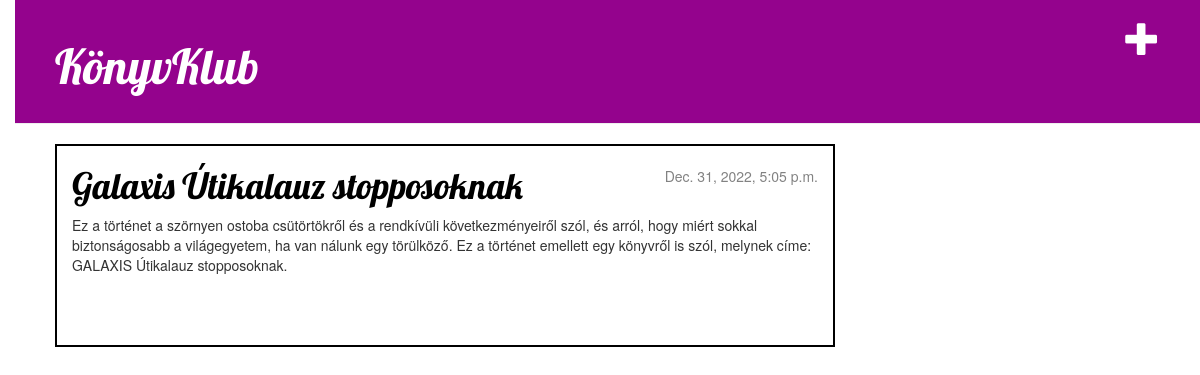
Screenshot of / (signed in) with the database file from the repository.
### blog/models.py (models this page shows, shortened)
class Post(models.Model):
    author = models.ForeignKey(settings.AUTH_USER_MODEL, on_delete=models.CASCADE)
    title = models.CharField(max_length=200)
    text = models.TextField()
    venue_image=models.ImageField(null=True, blank=True, upload_to="images/")
    created_date = models.DateTimeField(
            default=timezone.now)
    published_date = models.DateTimeField(
            blank=True, null=True)

### blog/views.py (the view)
# urls.py: re_path(r'^$', views.post_list, name='post_list'),
def post_list(request):
    posts = Post.objects.filter(published_date__lte=timezone.now()).order_by('published_date')
    return render(request, 'blog/post_list.html', {'posts': posts})

### blog/templates/blog/post_list.html
{% extends 'blog/base.html' %}
{% block content %}
    {% for post in posts %}
        <div class="post">
            <div class="date">
                {{ post.published_date }}
            </div>
            <h1><a href="{% url 'post_detail' pk=post.pk %}">{{ post.title }}</a></h1>
            <p>{{ post.text|linebreaksbr }}</p>
        </div>
    {% endfor %}
{% endblock %}

### blog/static/style.css (style rules this page uses)
h1 a { color: #94038d; }
body { padding-left: 15px; }
h1 a { color: #94038d; font-family: 'Lobster'; }
h1, h2, h3, h4 { font-family: 'Lobster', cursive; }
.date { float: right; color: #828282; }
.post { margin-bottom: 70px; }
.post h1 a, .post h1 a:visited { color: #000000; }

### rows the page displays
Post: published_date "Dec. 31, 2022, 5:05 p.m.", title "Galaxis Útikalauz stopposoknak", text "Ez a történet a szörnyen ostoba csütörtökről és a rendkívüli következményeiről szól, és arról, hogy miért sokkal biztonságosabb a világegyetem, ha van nálunk egy törülköző. Ez a történet emellett egy könyvről is szól, melynek címe: GALAXIS Útikalauz stopposoknak."
